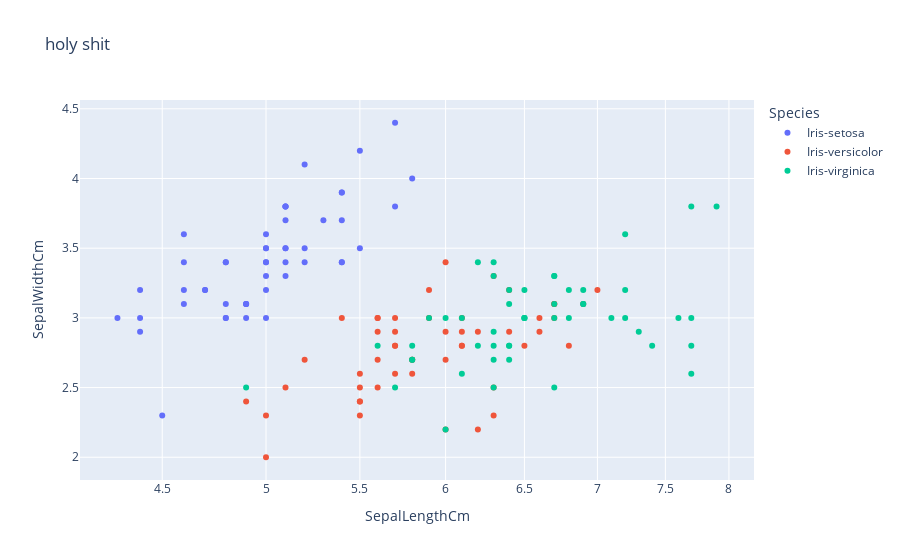

The notebook cell this image was saved under:
### Code cell
for template in ["plotly"]:
    fig = px.scatter(df,
                     x="SepalLengthCm", y="SepalWidthCm", color="Species",
                     log_x=True, size_max=20,
                     template=template, title="holy shit")
    fig.show()

### Figure 1 — Plotly figure (JSON) as saved in the notebook; plotly's stock layout.template omitted (floating-point values rounded to 4 significant figures)
{"data": [{"hovertemplate": "Species=Iris-setosa<br>SepalLengthCm=%{x}<br>SepalWidthCm=%{y}<extra></extra>", "legendgroup": "Iris-setosa", "marker": {"color": "#636efa", "symbol": "circle"}, "mode": "markers", "name": "Iris-setosa", "orientation": "v", "showlegend": true, "type": "scatter", "x": [5.1, 4.9, 4.7, 4.6, 5, 5.4, 4.6, 5, 4.4, 4.9, 5.4, 4.8, 4.8, 4.3, 5.8, 5.7, 5.4, 5.1, 5.7, 5.1, 5.4, 5.1, 4.6, 5.1, 4.8, 5, 5, 5.2, 5.2, 4.7, 4.8, 5.4, 5.2, 5.5, 4.9, 5, 5.5, 4.9, 4.4, 5.1, 5, 4.5, 4.4, 5, 5.1, 4.8, 5.1, 4.6, 5.3, 5], "xaxis": "x", "y": [3.5, 3, 3.2, 3.1, 3.6, 3.9, 3.4, 3.4, 2.9, 3.1, 3.7, 3.4, 3, 3, 4, 4.4, 3.9, 3.5, 3.8, 3.8, 3.4, 3.7, 3.6, 3.3, 3.4, 3, 3.4, 3.5, 3.4, 3.2, 3.1, 3.4, 4.1, 4.2, 3.1, 3.2, 3.5, 3.1, 3, 3.4, 3.5, 2.3, 3.2, 3.5, 3.8, 3, 3.8, 3.2, 3.7, 3.3], "yaxis": "y"}, {"hovertemplate": "Species=Iris-versicolor<br>SepalLengthCm=%{x}<br>SepalWidthCm=%{y}<extra></extra>", "legendgroup": "Iris-versicolor", "marker": {"color": "#EF553B", "symbol": "circle"}, "mode": "markers", "name": "Iris-versicolor", "orientation": "v", "showlegend": true, "type": "scatter", "x": [7, 6.4, 6.9, 5.5, 6.5, 5.7, 6.3, 4.9, 6.6, 5.2, 5, 5.9, 6, 6.1, 5.6, 6.7, 5.6, 5.8, 6.2, 5.6, 5.9, 6.1, 6.3, 6.1, 6.4, 6.6, 6.8, 6.7, 6, 5.7, 5.5, 5.5, 5.8, 6, 5.4, 6, 6.7, 6.3, 5.6, 5.5, 5.5, 6.1, 5.8, 5, 5.6, 5.7, 5.7, 6.2, 5.1, 5.7], "xaxis": "x", "y": [3.2, 3.2, 3.1, 2.3, 2.8, 2.8, 3.3, 2.4, 2.9, 2.7, 2, 3, 2.2, 2.9, 2.9, 3.1, 3, 2.7, 2.2, 2.5, 3.2, 2.8, 2.5, 2.8, 2.9, 3, 2.8, 3, 2.9, 2.6, 2.4, 2.4, 2.7, 2.7, 3, 3.4, 3.1, 2.3, 3, 2.5, 2.6, 3, 2.6, 2.3, 2.7, 3, 2.9, 2.9, 2.5, 2.8], "yaxis": "y"}, {"hovertemplate": "Species=Iris-virginica<br>SepalLengthCm=%{x}<br>SepalWidthCm=%{y}<extra></extra>", "legendgroup": "Iris-virginica", "marker": {"color": "#00cc96", "symbol": "circle"}, "mode": "markers", "name": "Iris-virginica", "orientation": "v", "showlegend": true, "type": "scatter", "x": [6.3, 5.8, 7.1, 6.3, 6.5, 7.6, 4.9, 7.3, 6.7, 7.2, 6.5, 6.4, 6.8, 5.7, 5.8, 6.4, 6.5, 7.7, 7.7, 6, 6.9, 5.6, 7.7, 6.3, 6.7, 7.2, 6.2, 6.1, 6.4, 7.2, 7.4, 7.9, 6.4, 6.3, 6.1, 7.7, 6.3, 6.4, 6, 6.9, 6.7, 6.9, 5.8, 6.8, 6.7, 6.7, 6.3, 6.5, 6.2, 5.9], "xaxis": "x", "y": [3.3, 2.7, 3, 2.9, 3, 3, 2.5, 2.9, 2.5, 3.6, 3.2, 2.7, 3, 2.5, 2.8, 3.2, 3, 3.8, 2.6, 2.2, 3.2, 2.8, 2.8, 2.7, 3.3, 3.2, 2.8, 3, 2.8, 3, 2.8, 3.8, 2.8, 2.8, 2.6, 3, 3.4, 3.1, 3, 3.1, 3.1, 3.1, 2.7, 3.2, 3.3, 3, 2.5, 3, 3.4, 3], "yaxis": "y"}], "layout": {"legend": {"title": {"text": "Species"}, "tracegroupgap": 0}, "title": {"text": "holy shit"}, "xaxis": {"anchor": "y", "domain": [0, 1], "title": {"text": "SepalLengthCm"}, "type": "log"}, "yaxis": {"anchor": "x", "domain": [0, 1], "title": {"text": "SepalWidthCm"}}}}
